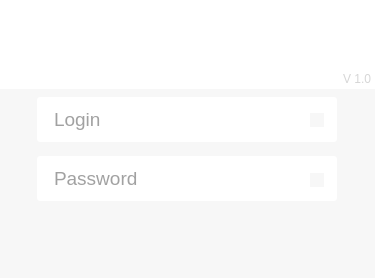
<?xml version="1.0" encoding="UTF-8"?>
<ui version="4.0">
 <class>LoginWindow</class>
 <widget class="QMainWindow" name="LoginWindow">
  <property name="windowModality">
   <enum>Qt::NonModal</enum>
  </property>
  <property name="geometry">
   <rect>
    <x>0</x>
    <y>0</y>
    <width>375</width>
    <height>278</height>
   </rect>
  </property>
  <property name="sizePolicy">
   <sizepolicy hsizetype="Fixed" vsizetype="Fixed">
    <horstretch>0</horstretch>
    <verstretch>0</verstretch>
   </sizepolicy>
  </property>
  <property name="windowTitle">
   <string>Safejumper</string>
  </property>
  <widget class="QWidget" name="centralWidget">
   <widget class="QFrame" name="frameLogo">
    <property name="geometry">
     <rect>
      <x>0</x>
      <y>0</y>
      <width>375</width>
      <height>89</height>
     </rect>
    </property>
    <property name="palette">
     <palette>
      <active>
       <colorrole role="Button">
        <brush brushstyle="SolidPattern">
         <color alpha="255">
          <red>255</red>
          <green>255</green>
          <blue>255</blue>
         </color>
        </brush>
       </colorrole>
       <colorrole role="Base">
        <brush brushstyle="SolidPattern">
         <color alpha="255">
          <red>255</red>
          <green>255</green>
          <blue>255</blue>
         </color>
        </brush>
       </colorrole>
       <colorrole role="Window">
        <brush brushstyle="SolidPattern">
         <color alpha="255">
          <red>255</red>
          <green>255</green>
          <blue>255</blue>
         </color>
        </brush>
       </colorrole>
      </active>
      <inactive>
       <colorrole role="Button">
        <brush brushstyle="SolidPattern">
         <color alpha="255">
          <red>255</red>
          <green>255</green>
          <blue>255</blue>
         </color>
        </brush>
       </colorrole>
       <colorrole role="Base">
        <brush brushstyle="SolidPattern">
         <color alpha="255">
          <red>255</red>
          <green>255</green>
          <blue>255</blue>
         </color>
        </brush>
       </colorrole>
       <colorrole role="Window">
        <brush brushstyle="SolidPattern">
         <color alpha="255">
          <red>255</red>
          <green>255</green>
          <blue>255</blue>
         </color>
        </brush>
       </colorrole>
      </inactive>
      <disabled>
       <colorrole role="Button">
        <brush brushstyle="SolidPattern">
         <color alpha="255">
          <red>255</red>
          <green>255</green>
          <blue>255</blue>
         </color>
        </brush>
       </colorrole>
       <colorrole role="Base">
        <brush brushstyle="SolidPattern">
         <color alpha="255">
          <red>255</red>
          <green>255</green>
          <blue>255</blue>
         </color>
        </brush>
       </colorrole>
       <colorrole role="Window">
        <brush brushstyle="SolidPattern">
         <color alpha="255">
          <red>255</red>
          <green>255</green>
          <blue>255</blue>
         </color>
        </brush>
       </colorrole>
      </disabled>
     </palette>
    </property>
    <property name="autoFillBackground">
     <bool>false</bool>
    </property>
    <property name="styleSheet">
     <string notr="true">QFrame
{
	background-color: #ffffff;
	border: 0;
}</string>
    </property>
    <property name="frameShape">
     <enum>QFrame::StyledPanel</enum>
    </property>
    <property name="frameShadow">
     <enum>QFrame::Raised</enum>
    </property>
    <widget class="QLabel" name="L_Version">
     <property name="geometry">
      <rect>
       <x>100</x>
       <y>71</y>
       <width>271</width>
       <height>16</height>
      </rect>
     </property>
     <property name="font">
      <font>
       <pointsize>9</pointsize>
      </font>
     </property>
     <property name="styleSheet">
      <string notr="true">QLabel
{
color: #d6d6d6;
padding: 0;
margin: 0;
}</string>
     </property>
     <property name="text">
      <string>V 1.0</string>
     </property>
     <property name="alignment">
      <set>Qt::AlignRight|Qt::AlignTrailing|Qt::AlignVCenter</set>
     </property>
    </widget>
    <widget class="QLabel" name="L_Logo">
     <property name="geometry">
      <rect>
       <x>94</x>
       <y>17</y>
       <width>188</width>
       <height>56</height>
      </rect>
     </property>
     <property name="styleSheet">
      <string notr="true">QLabel
{
	border-image: url(:/imgs/logo1.png);
}</string>
     </property>
     <property name="text">
      <string/>
     </property>
    </widget>
   </widget>
   <widget class="QFrame" name="frameBottom">
    <property name="geometry">
     <rect>
      <x>0</x>
      <y>89</y>
      <width>375</width>
      <height>191</height>
     </rect>
    </property>
    <property name="palette">
     <palette>
      <active>
       <colorrole role="Button">
        <brush brushstyle="SolidPattern">
         <color alpha="255">
          <red>247</red>
          <green>247</green>
          <blue>247</blue>
         </color>
        </brush>
       </colorrole>
       <colorrole role="Light">
        <brush brushstyle="SolidPattern">
         <color alpha="255">
          <red>255</red>
          <green>0</green>
          <blue>0</blue>
         </color>
        </brush>
       </colorrole>
       <colorrole role="Base">
        <brush brushstyle="SolidPattern">
         <color alpha="255">
          <red>247</red>
          <green>247</green>
          <blue>247</blue>
         </color>
        </brush>
       </colorrole>
       <colorrole role="Window">
        <brush brushstyle="SolidPattern">
         <color alpha="255">
          <red>247</red>
          <green>247</green>
          <blue>247</blue>
         </color>
        </brush>
       </colorrole>
      </active>
      <inactive>
       <colorrole role="Button">
        <brush brushstyle="SolidPattern">
         <color alpha="255">
          <red>247</red>
          <green>247</green>
          <blue>247</blue>
         </color>
        </brush>
       </colorrole>
       <colorrole role="Light">
        <brush brushstyle="SolidPattern">
         <color alpha="255">
          <red>255</red>
          <green>0</green>
          <blue>0</blue>
         </color>
        </brush>
       </colorrole>
       <colorrole role="Base">
        <brush brushstyle="SolidPattern">
         <color alpha="255">
          <red>247</red>
          <green>247</green>
          <blue>247</blue>
         </color>
        </brush>
       </colorrole>
       <colorrole role="Window">
        <brush brushstyle="SolidPattern">
         <color alpha="255">
          <red>247</red>
          <green>247</green>
          <blue>247</blue>
         </color>
        </brush>
       </colorrole>
      </inactive>
      <disabled>
       <colorrole role="Button">
        <brush brushstyle="SolidPattern">
         <color alpha="255">
          <red>247</red>
          <green>247</green>
          <blue>247</blue>
         </color>
        </brush>
       </colorrole>
       <colorrole role="Light">
        <brush brushstyle="SolidPattern">
         <color alpha="255">
          <red>255</red>
          <green>0</green>
          <blue>0</blue>
         </color>
        </brush>
       </colorrole>
       <colorrole role="Base">
        <brush brushstyle="SolidPattern">
         <color alpha="255">
          <red>247</red>
          <green>247</green>
          <blue>247</blue>
         </color>
        </brush>
       </colorrole>
       <colorrole role="Window">
        <brush brushstyle="SolidPattern">
         <color alpha="255">
          <red>247</red>
          <green>247</green>
          <blue>247</blue>
         </color>
        </brush>
       </colorrole>
      </disabled>
     </palette>
    </property>
    <property name="autoFillBackground">
     <bool>false</bool>
    </property>
    <property name="styleSheet">
     <string notr="true">QFrame
{
	background-color: #f7f7f7;
	border: 0;
}</string>
    </property>
    <property name="frameShape">
     <enum>QFrame::StyledPanel</enum>
    </property>
    <property name="frameShadow">
     <enum>QFrame::Raised</enum>
    </property>
    <widget class="QPushButton" name="loginButton">
     <property name="geometry">
      <rect>
       <x>42</x>
       <y>127</y>
       <width>110</width>
       <height>41</height>
      </rect>
     </property>
     <property name="font">
      <font>
       <family>Helvetica Neue</family>
       <pointsize>10</pointsize>
      </font>
     </property>
     <property name="cursor">
      <cursorShape>PointingHandCursor</cursorShape>
     </property>
     <property name="focusPolicy">
      <enum>Qt::NoFocus</enum>
     </property>
     <property name="styleSheet">
      <string notr="true">QPushButton
{
	border:0px;
	color: #ffffff;
	border-image: url(:/imgs/b-login-norm.png);
}
QPushButton:hover:!pressed
{
	border-image: url(:/imgs/b-login-hover.png);
}
QPushButton:pressed
{
	border-image: url(:/imgs/b-login-pressed.png);
}</string>
     </property>
     <property name="text">
      <string/>
     </property>
    </widget>
    <widget class="QLineEdit" name="eLogin">
     <property name="geometry">
      <rect>
       <x>37</x>
       <y>8</y>
       <width>300</width>
       <height>45</height>
      </rect>
     </property>
     <property name="font">
      <font>
       <family>Helvetica Neue</family>
       <pointsize>14</pointsize>
      </font>
     </property>
     <property name="toolTipDuration">
      <number>-5</number>
     </property>
     <property name="autoFillBackground">
      <bool>false</bool>
     </property>
     <property name="styleSheet">
      <string notr="true">QLineEdit
{
border-radius: 3px;
padding: 2px 30px 2px 15px;
border: 0 transparent #b8d4e9;
color: #444444;
border-image: url(:/imgs/e-inactive.png);
}
QLineEdit:focus
{
border-image: url(:/imgs/e-active.png);
}</string>
     </property>
     <property name="text">
      <string/>
     </property>
     <property name="placeholderText">
      <string>Login</string>
     </property>
    </widget>
    <widget class="QLineEdit" name="ePsw">
     <property name="geometry">
      <rect>
       <x>37</x>
       <y>67</y>
       <width>300</width>
       <height>45</height>
      </rect>
     </property>
     <property name="font">
      <font>
       <family>Helvetica Neue</family>
       <pointsize>14</pointsize>
      </font>
     </property>
     <property name="toolTipDuration">
      <number>-5</number>
     </property>
     <property name="styleSheet">
      <string notr="true">QLineEdit
{
border-radius: 3px;
padding: 2px 30px 2px 15px;
border: 0 transparent #b8d4e9;
color: #444444;
border-image: url(:/imgs/e-inactive.png);
}
QLineEdit:focus
{
border-image: url(:/imgs/e-active.png);
}</string>
     </property>
     <property name="text">
      <string/>
     </property>
     <property name="echoMode">
      <enum>QLineEdit::Password</enum>
     </property>
     <property name="placeholderText">
      <string notr="true">Password</string>
     </property>
    </widget>
    <widget class="QLabel" name="lLoginDude">
     <property name="geometry">
      <rect>
       <x>310</x>
       <y>24</y>
       <width>14</width>
       <height>14</height>
      </rect>
     </property>
     <property name="styleSheet">
      <string notr="true">QLabel
{
	border-image: url(:/imgs/login-dude.png);
}</string>
     </property>
     <property name="lineWidth">
      <number>0</number>
     </property>
     <property name="text">
      <string/>
     </property>
     <property name="scaledContents">
      <bool>true</bool>
     </property>
    </widget>
    <widget class="QLabel" name="lPswLock">
     <property name="geometry">
      <rect>
       <x>310</x>
       <y>84</y>
       <width>14</width>
       <height>14</height>
      </rect>
     </property>
     <property name="styleSheet">
      <string notr="true">QLabel
{
	border-image: url(:/imgs/password-lock.png);
}</string>
     </property>
     <property name="lineWidth">
      <number>0</number>
     </property>
     <property name="text">
      <string/>
     </property>
     <property name="scaledContents">
      <bool>true</bool>
     </property>
    </widget>
    <widget class="QPushButton" name="rememberMeButton">
     <property name="geometry">
      <rect>
       <x>234</x>
       <y>128</y>
       <width>100</width>
       <height>18</height>
      </rect>
     </property>
     <property name="cursor">
      <cursorShape>PointingHandCursor</cursorShape>
     </property>
     <property name="focusPolicy">
      <enum>Qt::NoFocus</enum>
     </property>
     <property name="styleSheet">
      <string notr="true">QPushButton
{
	border:0px;
	color: #ffffff;
	border-image: url(:/imgs/cb-rememberme.png);
}
QPushButton:checked
{
	border-image: url(:/imgs/cb-rememberme-checked.png);
}
</string>
     </property>
     <property name="text">
      <string/>
     </property>
     <property name="checkable">
      <bool>true</bool>
     </property>
     <property name="checked">
      <bool>true</bool>
     </property>
    </widget>
    <widget class="QPushButton" name="optionsButton">
     <property name="geometry">
      <rect>
       <x>269</x>
       <y>150</y>
       <width>65</width>
       <height>18</height>
      </rect>
     </property>
     <property name="cursor">
      <cursorShape>PointingHandCursor</cursorShape>
     </property>
     <property name="focusPolicy">
      <enum>Qt::NoFocus</enum>
     </property>
     <property name="styleSheet">
      <string notr="true">QPushButton
{
	border:0px;
	color: #ffffff;
	border-image: url(:/imgs/b-options.png);
}</string>
     </property>
     <property name="text">
      <string/>
     </property>
    </widget>
    <widget class="QLabel" name="line_2">
     <property name="geometry">
      <rect>
       <x>0</x>
       <y>60</y>
       <width>375</width>
       <height>3</height>
      </rect>
     </property>
     <property name="styleSheet">
      <string notr="true">QLabel
{
	border:0px;
	border-image: url(:/imgs/h-line.png);
}</string>
     </property>
     <property name="text">
      <string/>
     </property>
    </widget>
    <widget class="QLabel" name="line_1">
     <property name="geometry">
      <rect>
       <x>0</x>
       <y>0</y>
       <width>375</width>
       <height>3</height>
      </rect>
     </property>
     <property name="styleSheet">
      <string notr="true">QLabel
{
	border:0px;
	border-image: url(:/imgs/h-line.png);
}</string>
     </property>
     <property name="text">
      <string/>
     </property>
    </widget>
    <widget class="QLabel" name="line_3">
     <property name="geometry">
      <rect>
       <x>0</x>
       <y>119</y>
       <width>375</width>
       <height>3</height>
      </rect>
     </property>
     <property name="styleSheet">
      <string notr="true">QLabel
{
	border:0px;
	border-image: url(:/imgs/h-line.png);
}</string>
     </property>
     <property name="text">
      <string/>
     </property>
    </widget>
    <widget class="QPushButton" name="cancelButton">
     <property name="geometry">
      <rect>
       <x>42</x>
       <y>127</y>
       <width>110</width>
       <height>41</height>
      </rect>
     </property>
     <property name="font">
      <font>
       <family>Helvetica Neue</family>
       <pointsize>10</pointsize>
      </font>
     </property>
     <property name="cursor">
      <cursorShape>PointingHandCursor</cursorShape>
     </property>
     <property name="focusPolicy">
      <enum>Qt::NoFocus</enum>
     </property>
     <property name="styleSheet">
      <string notr="true">QPushButton
{
	border:0px;
	color: #ffffff;
	border-image: url(:/imgs/b-cancel-norm.png);
}
QPushButton:hover:!pressed
{
	border-image: url(:/imgs/b-cancel-hover.png);
}
QPushButton:pressed
{
	border-image: url(:/imgs/b-cancel-pressed.png);
}</string>
     </property>
     <property name="text">
      <string/>
     </property>
    </widget>
    <zorder>cancelButton</zorder>
    <zorder>loginButton</zorder>
    <zorder>eLogin</zorder>
    <zorder>ePsw</zorder>
    <zorder>lLoginDude</zorder>
    <zorder>lPswLock</zorder>
    <zorder>rememberMeButton</zorder>
    <zorder>optionsButton</zorder>
    <zorder>line_2</zorder>
    <zorder>line_1</zorder>
    <zorder>line_3</zorder>
   </widget>
  </widget>
  <action name="actionExit">
   <property name="text">
    <string>exit</string>
   </property>
  </action>
 </widget>
 <layoutdefault spacing="6" margin="11"/>
 <resources/>
 <connections/>
</ui>
